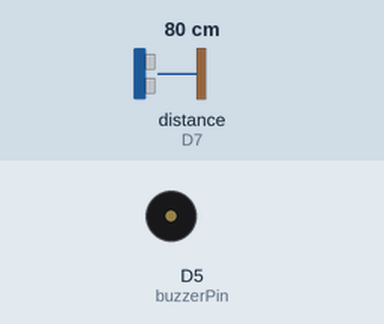
Recording of a sketch running on a simulated ESP8266 (NodeMCU). Shown: buzzer (waves = sounding). Wiring (inferred from the names in the program): ultrasonic range finder: trigger D6; echo D7. The inputs (shaded band) are chosen by the test bench; at power-on: distance to the obstacle (sensor on D7) 80 cm. The echo pulse lasts 58.3 µs per cm; WiFi joins after 1.5 s; servers stay silent unless stated; what the sketch prints to the serial monitor is not drawn.

Above: at 2.7 s.
2.8 s: distance to the obstacle (sensor on D7) set to 2 cm
At 7.4 s:
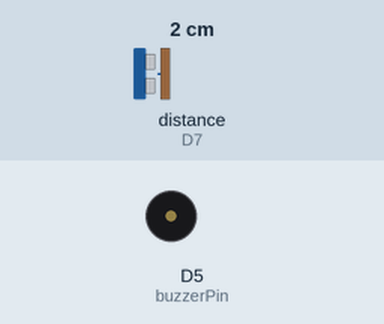
13.3 s: distance to the obstacle (sensor on D7) set to 60 cm
At 14.3 s:
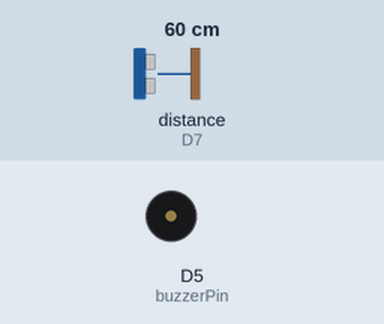
19.1 s: distance to the obstacle (sensor on D7) set to 4 cm
At 22.45 s:
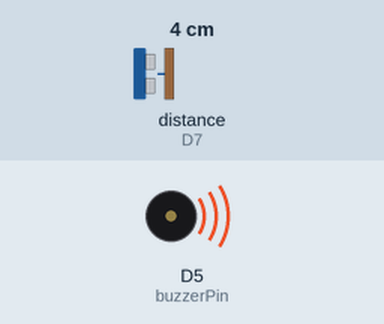
29.2 s: distance to the obstacle (sensor on D7) set to 120 cm
At 30.0 s:
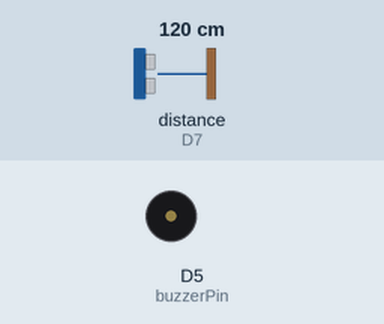
Timing chart, 0 to 32.2 s (numbered marks = the images above; inputs shaded):
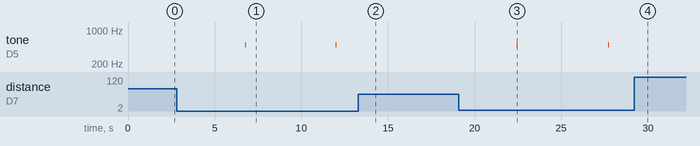

Measured:
- after the input at 2.8 s, tone on D5 (buzzerPin): alternates 500 Hz for 0.02 s and silent for 5.2 s, starting after 4.0 s
- after the input at 13.3 s, tone on D5 (buzzerPin): stays silent (without the input it goes to 500 Hz after 3.9 s)
- after the input at 19.1 s, tone on D5 (buzzerPin): alternates 500 Hz for 0.04 s and silent for 5.2 s, starting after 3.3 s
- after the input at 29.2 s, tone on D5 (buzzerPin): stays silent (without the input it goes to 500 Hz after 3.8 s)

The sketch:

kodularNesInt.ino
```cpp
//Betül Nur Güner --- B181210068 --- Nesnelerin İnterneti Dersi Proje Görevi

#include <ESP8266WiFi.h>
#include <FirebaseESP8266.h>
#define FIREBASE_HOST "https://nesintproodev.firebaseio.com/"
#define FIREBASE_AUTH "XNndBzpZ1k3XhtjqVHKkAOEOZVWHwRoNewm1pldA"
#define WIFI_SSID "Gizli***"
#define WIFI_PASSWORD "Gizli***"

FirebaseData firebaseData;

#define echoPin D7
#define trigPin D6
#define buzzerPin 14

int maxMesafe=50;
int minMesafe = 1;


void setup() {
    Serial.begin(9600);
    // Wifi bağlantısı yapılıyor
    WiFi.begin(WIFI_SSID, WIFI_PASSWORD);
    Serial.print("connecting");

    while (WiFi.status() != WL_CONNECTED)
    {
        Serial.print(".");
        delay(500);
    }
    Serial.println();
    Serial.print("connected: ");
    Serial.println(WiFi.localIP());

    Firebase.begin(FIREBASE_HOST, FIREBASE_AUTH);

    Firebase.reconnectWiFi(true);

    pinMode(trigPin,OUTPUT);
    pinMode(echoPin,INPUT);
    pinMode(buzzerPin,OUTPUT);
}

void loop() {

    int olcum = mesafe(maxMesafe, minMesafe);
    melodi(olcum*10);
    //Firebase veriyi yazdır
    Firebase.setInt(firebaseData, "/table/mesafe", olcum);
    delay(5000);
}

int mesafe(int maxrange, int minrange)
{
  long duration, distance;

  digitalWrite(trigPin,0);
  delayMicroseconds(2);
  digitalWrite(trigPin,1);
  delayMicroseconds(10);
  digitalWrite(trigPin,0);

  duration = pulseIn(echoPin,1);
  distance = duration/58.2;
  delay(50);

  if(distance >= maxrange || distance <= minrange)
  return 0;
  return distance;

}

int melodi(int dly)
{
  tone(buzzerPin,500);
  delay(dly);
  noTone(buzzerPin);
  delay(dly);
}
```
